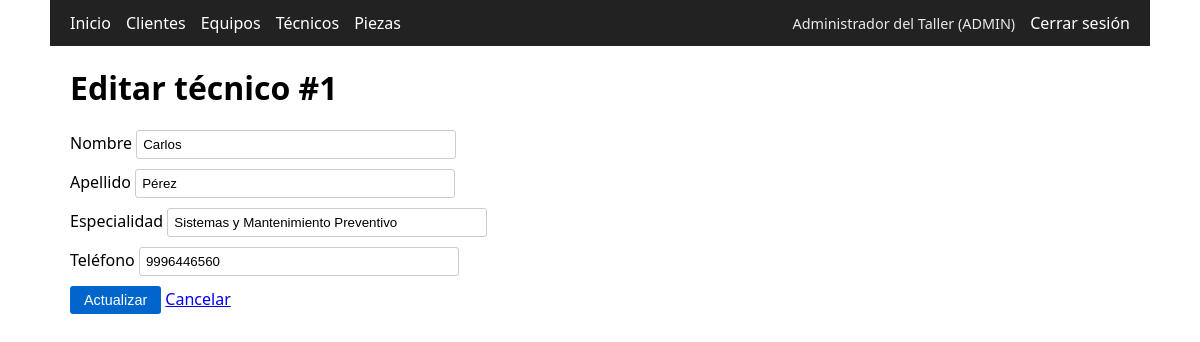
The app's page /tecnicos/editar.php?id=1 (signed in) with its own data.
### tables this page shows
CREATE TABLE TECNICO (
    id_tecnico   INT AUTO_INCREMENT PRIMARY KEY,
    nombre       VARCHAR(100) NOT NULL,
    apellido     VARCHAR(100) NOT NULL,
    especialidad VARCHAR(100),
    telefono     VARCHAR(20)
);

### src/Database.php (called while the page is built, shortened)
<?php
class Database
{
    private static ?PDO $instance = null;
    public static function get(): PDO
    {
        if (self::$instance === null) {
            $dsn = sprintf(
                'mysql:host=%s;port=%s;dbname=%s;charset=utf8mb4',
                DB_HOST, DB_PORT, DB_NAME
            );
            self::$instance = new PDO($dsn, DB_USER, DB_PASS, [
                PDO::ATTR_ERRMODE            => PDO::ERRMODE_EXCEPTION,
                PDO::ATTR_DEFAULT_FETCH_MODE => PDO::FETCH_ASSOC,
                PDO::ATTR_EMULATE_PREPARES   => false,
            ]);
        }
        return self::$instance;
    }
}

### src/dao/TecnicoDAO.php (called while the page is built, shortened)
<?php
require_once __DIR__ . '/../Database.php';
class TecnicoDAO
{
    public static function leer(int $id): ?Tecnico
    {
        $stmt = Database::get()->prepare('SELECT * FROM TECNICO WHERE id_tecnico = ?');
        $stmt->execute([$id]);
        $row = $stmt->fetch();
        return $row ? self::mapear($row) : null;
    }
    private static function mapear(array $row): Tecnico
    {
        $t = new Tecnico();
        $t->id_tecnico   = (int) $row['id_tecnico'];
        $t->nombre       = $row['nombre'];
        $t->apellido     = $row['apellido'];
        $t->especialidad = $row['especialidad'] ?? '';
        $t->telefono     = $row['telefono']     ?? '';
        return $t;
    }
}

### public/tecnicos/editar.php (the view, shortened to what this page needs)
<?php
require_once __DIR__ . '/../../src/dao/TecnicoDAO.php';
$id = (int) ($_GET['id'] ?? 0);
$tecnico = TecnicoDAO::leer($id);
include __DIR__ . '/../../includes/header.php';
?>
<h1>Editar técnico #<?= $tecnico->id_tecnico ?></h1>
<form method="post">
  <label>Nombre       <input type="text" name="nombre"       required value="<?= htmlspecialchars($tecnico->nombre) ?>"></label>
  <label>Apellido     <input type="text" name="apellido"     required value="<?= htmlspecialchars($tecnico->apellido) ?>"></label>
  <label>Especialidad <input type="text" name="especialidad" value="<?= htmlspecialchars($tecnico->especialidad) ?>"></label>
  <label>Teléfono     <input type="text" name="telefono"     value="<?= htmlspecialchars($tecnico->telefono) ?>"></label>
  <button class="btn">Actualizar</button>
  <a href="index.php">Cancelar</a>
</form>
<?php include __DIR__ . '/../../includes/footer.php'; ?>

### includes/header.php (style rules this page uses)
* { box-sizing: border-box; }
body { font-family: system-ui, sans-serif; max-width: 1100px; margin: 0 auto; padding: 20px; }
.btn { padding: 6px 14px; background: #0066cc; color: #fff; border: none; cursor: pointer; text-decoration: none; display: inline-block; border-radius: 3px; font-size: .9em; }
form label { display: block; margin: 10px 0; }
form input, form select { padding: 6px; width: 320px; max-width: 100%; border: 1px solid #ccc; border-radius: 3px; }
h1 { margin-top: 0; }

### records on screen
tecnico: id_tecnico "1", nombre "Carlos", apellido "Pérez", especialidad "Sistemas y Mantenimiento Preventivo", telefono "9996446560"

### other values on screen
$user['nombre'] "Administrador del Taller"
$user['rol'] "ADMIN"
